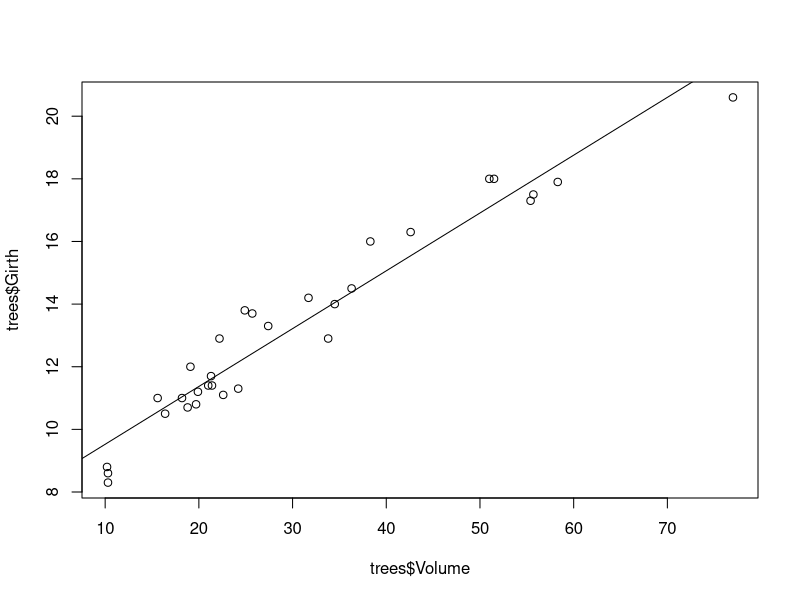

Recreate this plot in R.
#EXAMEN FINAL
#Maya Luz Alvarado Avila 
#Carné 999003321
#Sección A

#####################Pregunta 11
#Se desea estimar con un nivel de confianza del 95 % la talla media de los hombres de 18 
#o más años de un país. Suponiendo que la desviación típica de las tallas en la población vale 4,
#obtenga el intervalo de confianza con una muestra de n=15 hombres seleccionados al azar, con una media de 173.47
#¿Cuál es el intervalo de confianza con alfa=5%? 
n11<-15
media11<-173.47
sd11<-4
alfa11<-0.05/2

normal11 <- qnorm(1-alfa11, 0, 1)
normal11

error11<-  sd11/sqrt(n11)
error11

margen11 <- normal11*error11
margen11

limInf11<- media11 - margen11
limsup11 <- media11 + margen11
limInf11
limsup11
#R/ Lim inf 171.45, lim sup 175.49


####################Pregunta 12
#¿Cuál es el valor de la normal utilizada con alfa=5%?
n11<-15
media11<-173.47
sd11<-4
alfa11<-0.05/2

normal11 <- qnorm(1-alfa11, 0, 1)
normal11
#R/ normal es igual a 1.96


#####################Pregunta 13
#Si el nivel de significancia fuera 20%, ¿Cuál sería el valor de la normal? 
n11<-15
media11<-173.47
sd11<-4
alfa13<-0.20/2

normal13 <- qnorm(1-alfa13, 0, 1)
normal13
#R/ normal es igual a 1.28


#####################Pregunta 14
#¿Cuál sería el intervalo de confianza con un alfa = 80%?
n11<-15
media11<-173.47
sd11<-4
alfa14<-0.80/2

normal14 <- qnorm(1-alfa14, 0, 1)
normal14

error11<-  sd11/sqrt(n11)
error11

margen14 <- normal14*error11
margen14

limInf14<- media11 - margen14
limsup14 <- media11 + margen14
limInf14
limsup14
#R/ Lim inf 173.21, lim sup 173.73-------Respuesta correcta por ingeniera 172.15-174-79


####################Pregunta 15
n11<-15
media11<-173.47
sd11<-4
alfa11<-0.05/2

normal11 <- qnorm(1-alfa11, 0, 1)
normal11

error11<-  sd11/sqrt(n11)
error11

margen11 <- normal11*error11
margen11
#R/Margen del intervalo con un IC del 5% es 2.02


n11<-15
media11<-173.47
sd11<-4
alfa15a<-0.15/2

normal15a <- qnorm(1-alfa15a, 0, 1)
normal15a

error11<-  sd11/sqrt(n11)
error11

margen15a <- normal15a*error11
margen15a
#R/Margen del intervalo con un IC del 15% es 1.48

n11<-15
media11<-173.47
sd11<-4
alfa13<-0.20/2

normal13 <- qnorm(1-alfa13, 0, 1)
normal13

error11<-  sd11/sqrt(n11)
error11

margen13 <- normal13*error11
margen13
#R/Margen del intervalo con un IC del 20% es 1.32


n11<-15
media11<-173.47
sd11<-4
alfa15b<-0.25/2

normal15b <- qnorm(1-alfa15b, 0, 1)
normal13

error11<-  sd11/sqrt(n11)
error11

margen15b <- normal15b*error11
margen15b
#R/Margen del intervalo con un IC del 25% es 1.18

#R final// Márgenes correctos del 5% (2.02) y 20% (1.32)



####################Pregunta 18
#La duración de las bombillas de 100 watt que fabrica una empresa sigue una distribución normal con una desviación
#de 120 horas. Su vida media está garantizada durante un mínimo de 800 horas. Se escoge al azar una muestra de 
#50 bombillas de un lote y, después de comprobarlas, se obtiene una vida media de 750 horas.  
#¿Con un nivel de significancia del 1% se tiene que rechazar la hipótesis que establece que todas 
#las bombillas tienen una vida mayor o igual a 800hrs? (H0: mu>= 800)

#¿Cuál es el estadístico de prueba?
#H0: mu ≥ 800
#Hi: mu < 800

alfa18 <- 0.01
n18 <- 50
media18 <- 750
mu18 <- 800
sd18 <- 120

z18 <- (media18-mu18)/(sd18/sqrt(n18))
z18
#R/ -2.946278


###################Pregunta 19
zAlfa18<- qnorm(alfa18,0,1, lower.tail = TRUE)
zAlfa18

z18 <  zAlfa18
#R/TRUE, se rechaza H0 y se acepta Hi. La media es menor a 800 horas.



##################Pregunta 20
#La St. Louis Metro Bus Company de Estados Unidos, desea dar una imagen de confiabilidad haciendo que sus conductores
#sean puntuales en los horarios de llegada a las paradas. La empresa desea que haya poca variabilidad en dichos 
#tiempos. En términos de la varianza de los tiempos de llegada de las paradas, la empresa desea que la 
#varianza (sigma20) sea de 4 minutos o menos. Esta prueba de hipótesis se realiza con un nivel de significancia 
#de α = 0.05 Asuma que en una muestra aleatoria de 24 llegadas a cierta parada en una intersección en el centro 
#de la ciudad, la varianza muestral encontrada es s2=4.9

#R/H0: s2 ≤ 4
  #Hi: s2 > 4
  

#################Pregunta 21
#¿Cuál es el valor de chi cuadrado?
alfa20 <- 0.05
n20 <- 24
s20 <- 4.9
sigma20 <- 4

chi_sd20<- qchisq(1-alfa20, n20-1)
chi_sd20
#R/ valor de chi cuadrado 35.17246


################Pregunta 22
#¿Cuál es el estadístico de prueba?
X20 <- ((n20-1)*s20)/sigma20
X20
#R/ el estadístico de prueba es 28.175


################Pregunta 24
#¿Se rechaza o se acepta la H0?
X20 > chi_sd20
#R/ Se acepta H0, el valor de la varianza es de 4 minutos o menos.



#################Pregunta 25
#Tomando en consideración el conjunto de datos "trees" ¿cuál es el grado de correlación entre las variables 
#Volume y Height? 
data("trees")
lm.trees25 <- lm(Height~Volume, data=trees)
lm.trees25
summary(lm.trees25)
#R/ el grado de correlación es 0.36


#################Pregunta 26
#Tomando en consideración el conjunto de datos "trees" ¿cuál es el grado de correlación entre las variables 
#Volume y Girth?
lm.trees26 <- lm(Girth~Volume, data=trees)
lm.trees26
summary(lm.trees26)
#R/el grado de correlación es 0.935


#################Pregunta 27
#Tomando en consideración el conjunto de datos "trees" y realizando una regresión lineal entre Volumen y Girth,
#¿cómo se representa el modelo de regresión lineal? 
summary(lm.trees26)
#R/ Girth = 7.677857 +  0.184632 volume 


################Pregunta 28
#Tomando en consideración el conjunto de datos "trees" y realizando una regresión lineal entre Volumen y Girth
#¿Cuál es el valor de R2 Ajustado?
summary(lm.trees26)
#R/ R2 ajustado es 0.9331


#################Pregunta 29
#Tomando en consideración el conjunto de datos "trees" y con base en los cálculos realizados sobre este conjunto
#con las variables Volumen y Girth, se genera una gráfica de regresión. Observando la gráfica, ¿qué puede deducir
#de ella? 
plot (trees$Girth ~trees$Volume)
abline (lm.trees26)
